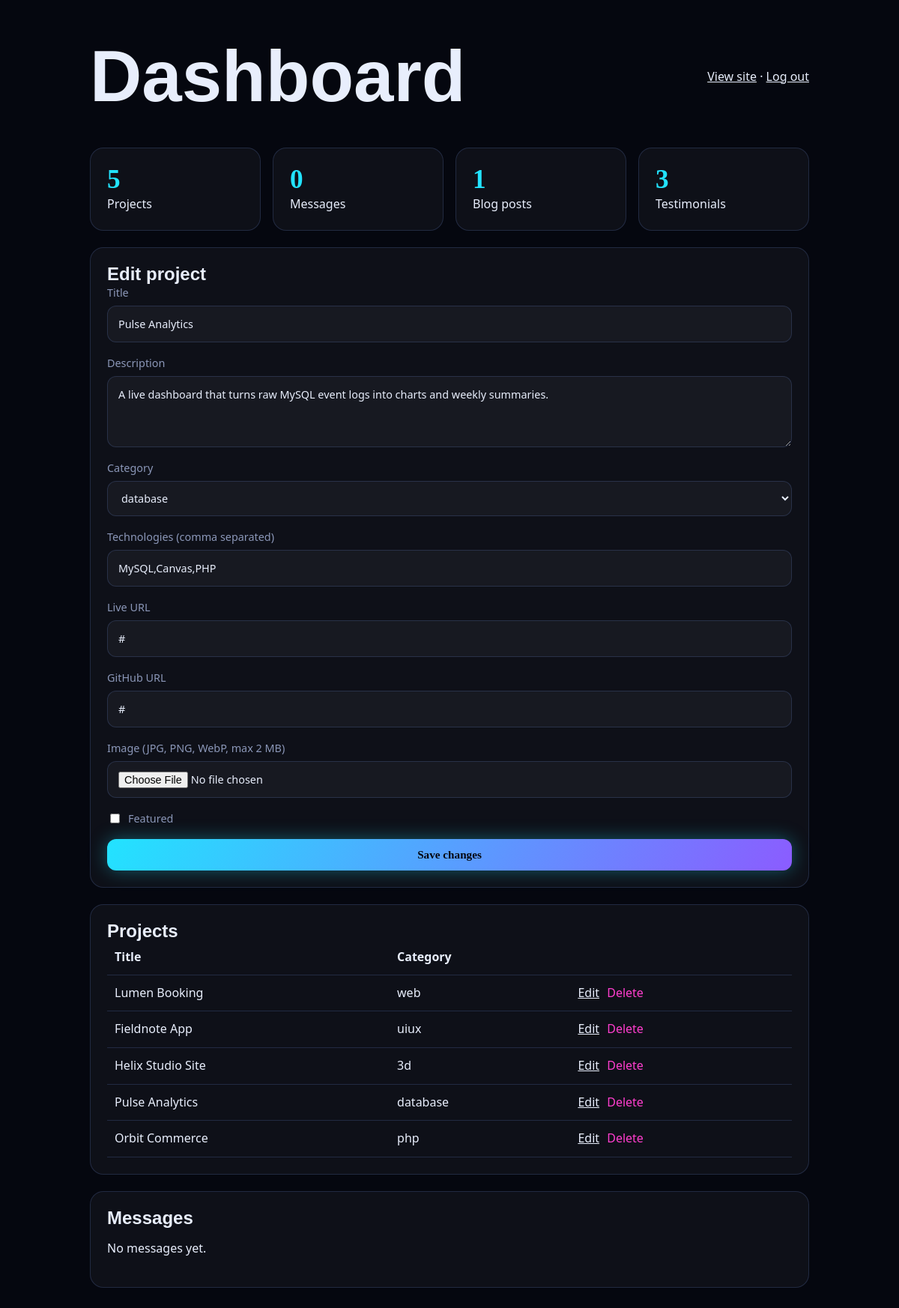
/admin/dashboard.php?edit=2 (signed in), run on the app's committed database.
### tables this page shows
CREATE TABLE projects(id INT AUTO_INCREMENT PRIMARY KEY,title VARCHAR(150) NOT NULL,description TEXT NOT NULL,category ENUM('web','php','uiux','3d','database') DEFAULT 'web',technologies VARCHAR(255),image VARCHAR(255),live_url VARCHAR(255),github_url VARCHAR(255),featured TINYINT DEFAULT 0,status TINYINT DEFAULT 1,created_at TIMESTAMP DEFAULT CURRENT_TIMESTAMP,INDEX(category),INDEX(featured));

### includes/functions.php (called while the page is built, shortened)
<?php
function e($s){return htmlspecialchars((string)$s,ENT_QUOTES,'UTF-8');}

### admin/dashboard.php (the view, shortened to what this page needs)
<?php require_once __DIR__.'/../includes/auth_check.php'; $pdo=db(); $msg='';
$edit=null; if(isset($_GET['edit'])){ $s=$pdo->prepare('SELECT * FROM projects WHERE id=?'); $s->execute([(int)$_GET['edit']]); $edit=$s->fetch(); }
$counts=[]; foreach(['projects','contact_messages','blog_posts','testimonials'] as $t) $counts[$t]=$pdo->query("SELECT COUNT(*) FROM $t")->fetchColumn();
$projects=$pdo->query('SELECT * FROM projects ORDER BY id DESC')->fetchAll();
$messages=$pdo->query('SELECT * FROM contact_messages ORDER BY id DESC LIMIT 20')->fetchAll();
?><!doctype html><html lang="en"><head><meta charset="utf-8"><meta name="viewport" content="width=device-width,initial-scale=1">
<title>Dashboard</title><link rel="stylesheet" href="../assets/css/style.css"></head><body class="admin">
<main class="adm"><header class="adm-top"><h1>Dashboard</h1><span><a href="../index.php">View site</a> · <a href="logout.php">Log out</a></span></header>
<section class="stats"><?php foreach(['projects'=>'Projects','contact_messages'=>'Messages','blog_posts'=>'Blog posts','testimonials'=>'Testimonials'] as $k=>$l):?>
<div class="panel"><b><?=$counts[$k]?></b><span><?=$l?></span></div><?php endforeach;?></section>
<section class="panel"><h2><?=$edit?'Edit project':'Add project'?></h2>
<form method="post" enctype="multipart/form-data"><?=csrf_field()?>
<label>Title<input name="title" required value="<?=e($edit['title']??'')?>"></label>
<label>Description<textarea name="description" rows="3" required><?=e($edit['description']??'')?></textarea></label>
<label>Category<select name="category"><?php foreach(['web','php','uiux','3d','database'] as $c):?><option value="<?=$c?>" <?=($edit['category']??'')===$c?'selected':''?>><?=$c?></option><?php endforeach;?></select></label>
<label>Technologies (comma separated)<input name="tech" value="<?=e($edit['technologies']??'')?>"></label>
<label>Live URL<input name="live_url" value="<?=e($edit['live_url']??'')?>"></label>
<label>GitHub URL<input name="github_url" value="<?=e($edit['github_url']??'')?>"></label>
<label>Image (JPG, PNG, WebP, max 2 MB)<input type="file" name="image" accept="image/jpeg,image/png,image/webp"></label>
<label class="chk"><input type="checkbox" name="featured" <?=!empty($edit['featured'])?'checked':''?>> Featured</label>
<button class="btn" type="submit"><?=$edit?'Save changes':'Add project'?></button></form></section>
<section class="panel"><h2>Projects</h2><div class="tbl"><table><tr><th>Title</th><th>Category</th><th></th></tr>
<?php foreach($projects as $p):?><tr><td><?=e($p['title'])?></td><td><?=e($p['category'])?></td><td>
<a href="?edit=<?=$p['id']?>">Edit</a>
<form method="post" class="inline" onsubmit="return confirm('Delete this project?')"><button class="link">Delete</button></form></td></tr><?php endforeach;?></table></div></section>
<section class="panel"><h2>Messages</h2><?php if(!$messages):?><p>No messages yet.</p><?php endif;?>
<?php foreach($messages as $m):?><article class="msg"><b><?=e($m['name'])?></b> &lt;<?=e($m['email'])?>&gt; — <?=e($m['subject'])?><p><?=nl2br(e($m['message']))?></p>
<form method="post" class="inline"><?=csrf_field()?><input type="hidden" name="action" value="del_msg"><input type="hidden" name="id" value="<?=$m['id']?>"><button class="link">Delete</button></form></article><?php endforeach;?></section>
</main></body></html>

### assets/css/style.css (style rules this page uses)
:root { --bg:#05070f;--bg2:#0b1020;--tx:#e8eefc;--mut:#8b97b8;--cy:#22e3ff;--pu:#8b5cff;--mg:#ff3ecf;--glass:rgba(255,255,255,.04);--bd:rgba(120,160,255,.18) }
* { box-sizing:border-box }
html { scroll-behavior:smooth }
body { margin:0;background:var(--bg);color:var(--tx);font:16px/1.6 'Space Grotesk',system-ui,sans-serif;overflow-x:hidden }
h1,h2,h3 { font-family:Syne,sans-serif;line-height:1.05;margin:0 }
a { color:inherit }
.btn { display:inline-block;padding:12px 24px;border:0;border-radius:12px;cursor:pointer;font:600 .95rem 'Space Grotesk';text-decoration:none;color:#05070f;background:linear-gradient(120deg,var(--cy),var(--pu));box-shadow:0 0 24px rgba(34,227,255,.35);transition:box-shadow .3s }
h1 { font-size:clamp(3rem,8vw,6.5rem);margin:22px 0 }
form { display:grid;gap:16px }
label { display:grid;gap:6px;font-size:.9rem;color:var(--mut) }
input,textarea,select { background:var(--glass);border:1px solid var(--bd);border-radius:12px;padding:12px 14px;color:var(--tx);font:inherit;transition:.2s }
.admin { background:var(--bg) }
.adm { max-width:1000px;margin:auto;padding:30px 20px;display:grid;gap:22px }
.adm-top { display:flex;justify-content:space-between;align-items:center }
.panel { background:var(--glass);border:1px solid var(--bd);border-radius:18px;padding:22px }
.stats { display:grid;grid-template-columns:repeat(auto-fit,minmax(150px,1fr));gap:16px }
.stats b { display:block;font:800 2.2rem Syne;color:var(--cy) }
.tbl { overflow-x:auto }
table { width:100%;border-collapse:collapse }
td,th { padding:10px;border-bottom:1px solid var(--bd);text-align:left }
form.inline { display:inline }
.link { background:none;border:0;color:var(--mg);cursor:pointer;font:inherit }
.chk { display:flex;gap:8px;align-items:center }

### data on the page
projects: title "Pulse Analytics", description "A live dashboard that turns raw MySQL event logs into charts and weekly summaries.", category "database", tech "MySQL,Canvas,PHP", live_url "#", github_url "#"
projects: title "Lumen Booking", category "web"
projects: title "Fieldnote App", category "uiux"
projects: title "Helix Studio Site", category "3d"
projects: title "Orbit Commerce", category "php"

### other printed values
$counts[$k] "5"
$l "Projects"
$counts[$k] "0"
$l "Messages"
$counts[$k] "1"
$l "Blog posts"
$counts[$k] "3"
$l "Testimonials"
